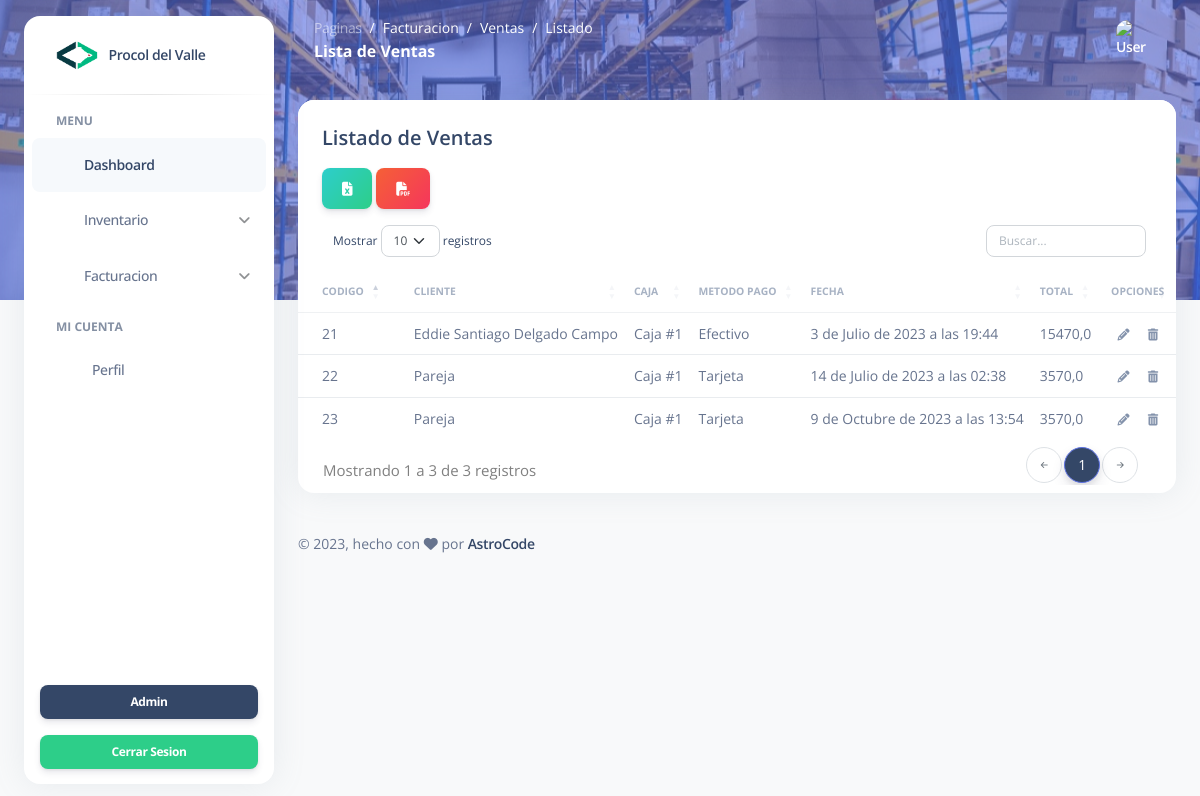
Page /listadoVentas/ on the committed database.
### Modulos/Facturacion/models.py (models this page shows)
class Pagos(models.Model):
    codigoFactura = models.AutoField(blank=False, null=False, primary_key=True)
    caja = models.ForeignKey(Cajas, on_delete=models.CASCADE, null=True, blank=True)
    cliente = models.ForeignKey('Usuarios.Clientes', on_delete=models.CASCADE, null=True, blank=True)
    fechaPedido = models.DateTimeField()
    precioTotal = models.DecimalField(max_digits=10, decimal_places=1, null=True, blank=True)
    metodoPago = models.CharField(max_length=100, null=True, blank=True)

class Cajas(models.Model):
    codigoCaja = models.PositiveIntegerField()
    numeroCaja = models.PositiveIntegerField()
    Estado = models.CharField(max_length=20)
    Efectivo = models.PositiveIntegerField()

### Modulos/Usuarios/models.py (models this page shows, shortened)
class Clientes(models.Model):
    cedula = models.PositiveIntegerField(blank=False, null=False, primary_key=True)
    nombreCompleto = models.CharField(max_length=100)
    direccion = models.CharField(max_length=100)
    email = models.CharField(max_length=100)
    telefono = models.PositiveIntegerField(default=0)
    contraseña = models.CharField(max_length=100)
    fotoPerfil = models.ImageField(upload_to='Avatars/Usuarios', null=True)
    token = models.CharField(max_length=100, null=True)
    tokenUsed = models.BooleanField(default=False)

### Modulos/Facturacion/views.py (the view)
# urls.py: path('listadoVentas/', views.listadoVentas, name="facturas"),
def listadoVentas(request):
    listarVentas = Pagos.objects.all()
    return render(request, "Ventas/facturas.html", {'Ventas':listarVentas})

### Modulos/Facturacion/templates/Ventas/facturas.html (shortened to what this page needs)
{% extends "crud.html" %}
{% load static %}
{% block styles %}
<link rel="stylesheet" href="https://cdn.datatables.net/1.11.2/css/dataTables.bootstrap5.min.css">
<link rel="stylesheet" href="{% static 'assets/css/crud/listado.css' %}">
{% endblock %}
{% block breadcrumb %}
<nav aria-label="breadcrumb">
    <ol class="breadcrumb bg-transparent mb-0 pb-0 pt-1 px-0 me-sm-6 me-5">
        <li class="breadcrumb-item text-sm"><a class="opacity-5 text-white" href="javascript:;">Paginas</a>
        </li>
        <li class="breadcrumb-item text-sm text-white active" aria-current="page">Facturacion</li>
        <li class="breadcrumb-item text-sm text-white active" aria-current="page">Ventas</li>
        <li class="breadcrumb-item text-sm text-white active" aria-current="page">Listado</li>
    </ol>
    <h6 class="font-weight-bolder text-white mb-0">Lista de Ventas</h6>
</nav>
{% endblock %}
{% block body %}
<div class="card m-4">
    <div class="card-header p-4 pb-2">
        <h5>Listado de Ventas</h5>
    </div>
    <div class="row">
        <div class="col-12">
            <div class="pb-0 m-0">
                <div class="icons-container ps-4">
                    <a href="#" class="btn bg-gradient-success excelBtn"><i class="fa-solid fa-file-excel"></i></a>
                    <a href="#" class="btn bg-gradient-danger pdfBtn"><i class="fa-solid fa-file-pdf"></i></a>
                </div>
            </div>
            <div class="card-body px-0 pt-0 pb-2">
                <div class="table-responsive">
                    <table class="table align-items-center mb-0 datatable" id="tablaMovimientos">
                        <thead>
                            <tr>
                                <th class="text-uppercase text-secondary text-xxs font-weight-bolder opacity-7 ps-4">
                                    Codigo</th>
                                <th <th
                                    class="text-uppercase text-secondary text-xxs font-weight-bolder opacity-7 ps-4">
                                    Cliente</th>
                                <th class="text-uppercase text-secondary text-xxs font-weight-bolder opacity-7 ps-2">
                                    Caja</th>
                                <th class="text-uppercase text-secondary text-xxs font-weight-bolder opacity-7 ps-2">
                                    Metodo Pago</th>
                                <th class="text-uppercase text-secondary text-xxs font-weight-bolder opacity-7 ps-2">
                                    Fecha</th>
                                <th class="text-uppercase text-secondary text-xxs font-weight-bolder opacity-7 ps-2">
                                    Total</th>
                                <th
                                    class="text-uppercase text-secondary text-xxs text-center font-weight-bolder opacity-7 px-2 w-10">
                                    Opciones</th>
                            </tr>
                        </thead>
                        <tbody>
                            {% for v in Ventas%}
                            <tr>
                                <td data-label="codigo" class="align-middle ps-2">
                                    <span class="text-sm ps-3">{{v.codigoFactura}}</span>
                                </td>
                                <td data-label="Nombre" class="align-middle ps-4">
                                    <span class="text-sm">{{v.cliente.nombreCompleto}}</span>
                                </td>
                                <td data-label="Estado" class="align-middle ps-2">
                                    <span class="text-sm">Caja #{{v.caja.numeroCaja}}</span>
                                </td>
                                <td data-label="Efectivo" class="align-middle ps-2">
                                    <span class="text-sm">{{v.metodoPago}}</span>
                                </td>
                                <td data-label="Efectivo" class="align-middle ps-2">
                                    <span class="text-sm">{{v.fechaPedido}}</span>
                                </td>
                                <td data-label="Efectivo" class="align-middle ps-2">
                                    <span class="text-sm">{{v.precioTotal}}</span>
                                </td>
                                <td data-label="Acciones" class="align-middle text-center">
                                    <a class="edit text-secondary font-weight-bold text-xs cursor-pointer"
                                        id="{{v.codigoFactura}}" aria-action="edit">
                                        <i class="fa-solid fa-pencil me-3"></i>
                                    </a>
                                    <a class="delete text-secondary font-weight-bold text-xs cursor-pointer"
                                        id="{{v.codigoFactura}}" aria-action="delete">
                                        <i class="fa-solid fa-trash-can"></i>
                                    </a>
                                </td>
                            </tr>
                            {% endfor %}
                        </tbody>
                    </table>
                </div>
            </div>
        </div>
    </div>
</div>
<footer class="footer pt-3  ">
    <div class="container-fluid">
        <div class="row align-items-center justify-content-lg-between">
            <div class="col-lg-6 mb-lg-0 mb-4">
                <div class="copyright text-center text-sm text-muted text-lg-start">
                    ©
                    ,
                    hecho con <i class="fa fa-heart"></i> por
                    <a href="#" class="font-weight-bold" target="_blank">AstroCode</a>
                </div>
            </div>
        </div>
    </div>
</footer>
{% endblock %}

### procoldelvalle/static/assets/css/crud/listado.css (style rules this page uses)
.table-responsive table thead th { background-color: var(--primary-color); color: #fff; }

### rows in the picture
Pagos: codigoFactura "21", cliente.nombreCompleto "Eddie Santiago Delgado Campo", caja.numeroCaja "1", metodoPago "Efectivo", fechaPedido "3 de Julio de 2023 a las 19:44", precioTotal "15470,0"
Pagos: codigoFactura "22", cliente.nombreCompleto "Pareja", caja.numeroCaja "1", metodoPago "Tarjeta", fechaPedido "14 de Julio de 2023 a las 02:38", precioTotal "3570,0"
Pagos: codigoFactura "23", cliente.nombreCompleto "Pareja", caja.numeroCaja "1", metodoPago "Tarjeta", fechaPedido "9 de Octubre de 2023 a las 13:54", precioTotal "3570,0"
